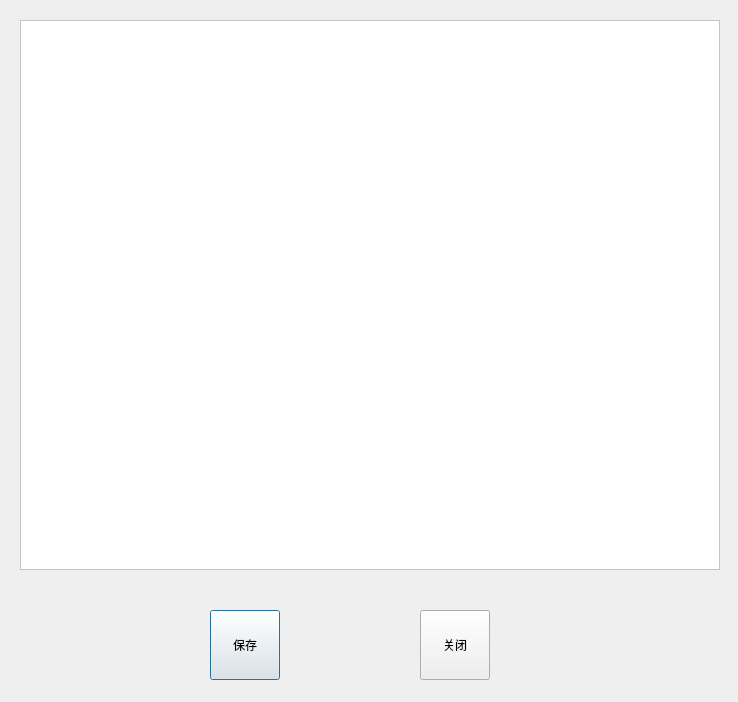
<?xml version="1.0" encoding="UTF-8"?>
<ui version="4.0">
 <class>DeoAutoRunSettingDialog</class>
 <widget class="QDialog" name="DeoAutoRunSettingDialog">
  <property name="geometry">
   <rect>
    <x>0</x>
    <y>0</y>
    <width>738</width>
    <height>702</height>
   </rect>
  </property>
  <property name="windowTitle">
   <string>Dialog</string>
  </property>
  <widget class="QTableView" name="tableView">
   <property name="geometry">
    <rect>
     <x>20</x>
     <y>20</y>
     <width>700</width>
     <height>550</height>
    </rect>
   </property>
   <property name="styleSheet">
    <string notr="true">background-color: rgb(255, 255, 255);</string>
   </property>
  </widget>
  <widget class="QPushButton" name="save_pushButton">
   <property name="geometry">
    <rect>
     <x>210</x>
     <y>610</y>
     <width>70</width>
     <height>70</height>
    </rect>
   </property>
   <property name="text">
    <string>保存</string>
   </property>
  </widget>
  <widget class="QPushButton" name="close_pushButton">
   <property name="geometry">
    <rect>
     <x>420</x>
     <y>610</y>
     <width>70</width>
     <height>70</height>
    </rect>
   </property>
   <property name="styleSheet">
    <string notr="true"/>
   </property>
   <property name="text">
    <string>关闭</string>
   </property>
  </widget>
 </widget>
 <resources/>
 <connections/>
</ui>
